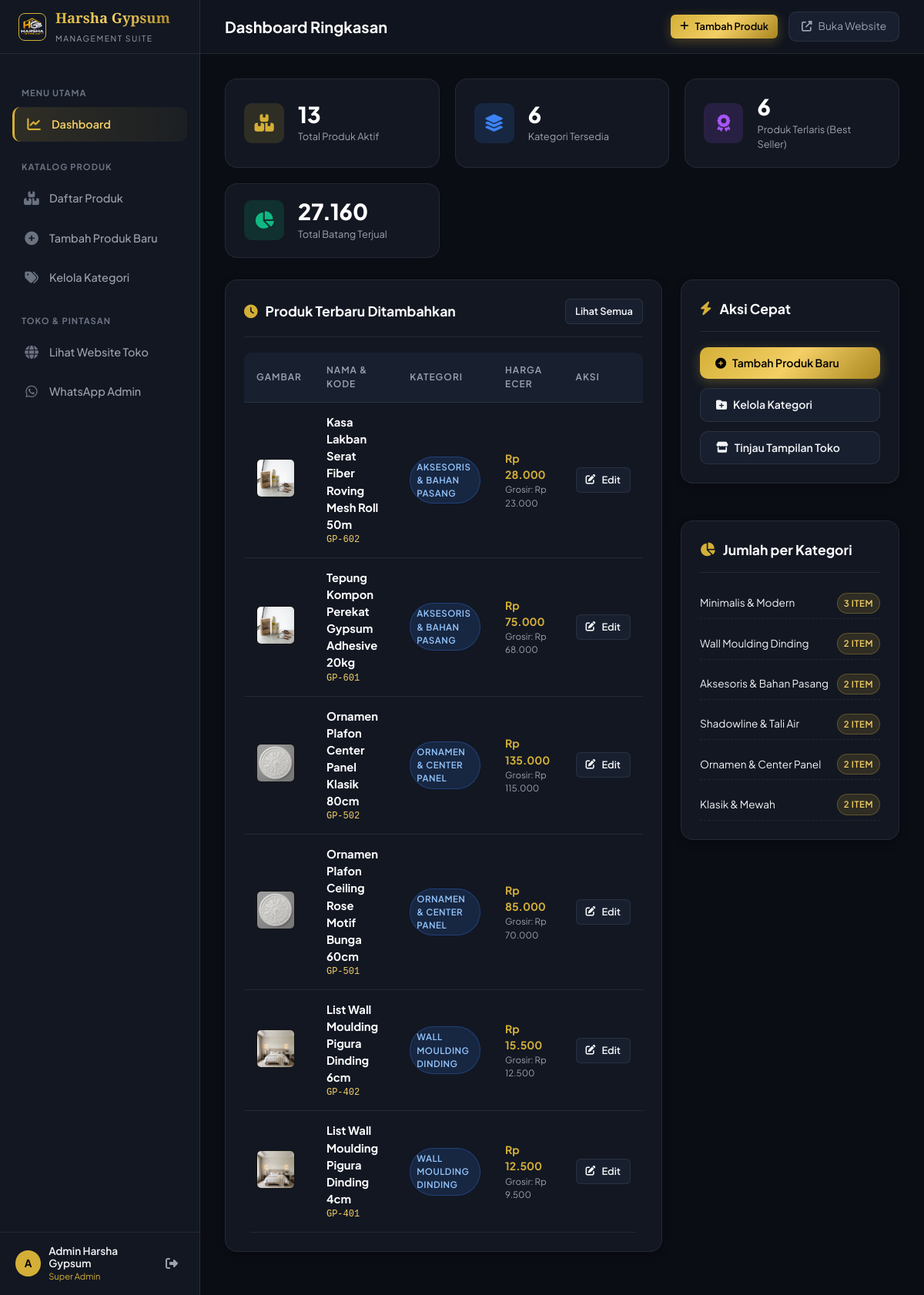
Page /admin/dashboard.php (signed in) on the committed database.
### tables this page shows
CREATE TABLE IF NOT EXISTS `products` (
  `id` INT AUTO_INCREMENT PRIMARY KEY,
  `code` VARCHAR(50) NOT NULL,
  `name` VARCHAR(200) NOT NULL,
  `category_slug` VARCHAR(50) NOT NULL,
  `width` VARCHAR(50) DEFAULT '',
  `width_number` FLOAT DEFAULT 0,
  `length` VARCHAR(50) DEFAULT '',
  `length_meter` FLOAT DEFAULT 0,
  `price` DECIMAL(12, 2) NOT NULL DEFAULT 0,
  `price_bulk` DECIMAL(12, 2) NOT NULL DEFAULT 0,
  `min_bulk_qty` INT DEFAULT 10,
  `rating` FLOAT DEFAULT 5.0,
  `sold` INT DEFAULT 0,
  `is_popular` TINYINT(1) DEFAULT 0,
  `is_best_seller` TINYINT(1) DEFAULT 0,
  `image` VARCHAR(255) NOT NULL,
  `description` TEXT,
  `specs` JSON,
  `is_active` TINYINT(1) DEFAULT 1,
  `created_at` TIMESTAMP DEFAULT CURRENT_TIMESTAMP,
  `updated_at` TIMESTAMP DEFAULT CURRENT_TIMESTAMP ON UPDATE CURRENT_TIMESTAMP,
  INDEX (`category_slug`),
  INDEX (`is_active`),
  INDEX (`is_best_seller`)
);

CREATE TABLE IF NOT EXISTS `categories` (
  `id` INT AUTO_INCREMENT PRIMARY KEY,
  `slug` VARCHAR(50) NOT NULL UNIQUE,
  `name` VARCHAR(100) NOT NULL,
  `icon` VARCHAR(50) DEFAULT 'fas fa-th-large',
  `description` TEXT,
  `display_order` INT DEFAULT 0,
  `created_at` TIMESTAMP DEFAULT CURRENT_TIMESTAMP
);

### admin/dashboard.php (the view)
<?php
require_once __DIR__ . '/layout.php';
$pdo = getDbConnection();
$totalProducts = (int)$pdo->query("SELECT COUNT(*) FROM products WHERE is_active = 1")->fetchColumn();
$totalCategories = (int)$pdo->query("SELECT COUNT(*) FROM categories")->fetchColumn();
$totalBestSellers = (int)$pdo->query("SELECT COUNT(*) FROM products WHERE is_best_seller = 1 AND is_active = 1")->fetchColumn();
$totalSold = (int)$pdo->query("SELECT SUM(sold) FROM products")->fetchColumn();
$recentStmt = $pdo->query("
    SELECT p.*, c.name as category_name
    FROM products p
    LEFT JOIN categories c ON p.category_slug = c.slug
    ORDER BY p.id DESC
    LIMIT 6
");
$recentProducts = $recentStmt->fetchAll();
$catStmt = $pdo->query("
    SELECT c.name, COUNT(p.id) as count
    FROM categories c
    LEFT JOIN products p ON c.slug = p.category_slug
    GROUP BY c.id
    ORDER BY count DESC
");
$catStats = $catStmt->fetchAll();
renderAdminHeader('Dashboard Ringkasan', 'dashboard');
?>
<div class="stat-grid">
  <div class="stat-card">
    <div class="stat-icon gold">
      <i class="fas fa-boxes-stacked"></i>
    </div>
    <div>
      <div class="stat-number"><?= $totalProducts ?></div>
      <div class="stat-label">Total Produk Aktif</div>
    </div>
  </div>
  <div class="stat-card">
    <div class="stat-icon blue">
      <i class="fas fa-layer-group"></i>
    </div>
    <div>
      <div class="stat-number"><?= $totalCategories ?></div>
      <div class="stat-label">Kategori Tersedia</div>
    </div>
  </div>
  <div class="stat-card">
    <div class="stat-icon purple">
      <i class="fas fa-award"></i>
    </div>
    <div>
      <div class="stat-number"><?= $totalBestSellers ?></div>
      <div class="stat-label">Produk Terlaris (Best Seller)</div>
    </div>
  </div>
  <div class="stat-card">
    <div class="stat-icon green">
      <i class="fas fa-chart-pie"></i>
    </div>
    <div>
      <div class="stat-number"><?= number_format($totalSold, 0, ',', '.') ?></div>
      <div class="stat-label">Total Batang Terjual</div>
    </div>
  </div>
</div>
<div style="display: grid; grid-template-columns: 2fr 1fr; gap: 24px;">
  <div class="card">
    <div class="card-header">
      <h3 class="card-title"><i class="fas fa-clock"></i> Produk Terbaru Ditambahkan</h3>
      <a href="products.php" class="btn btn-secondary btn-sm">Lihat Semua</a>
    </div>
    <div class="table-responsive">
      <table class="table">
        <thead>
          <tr>
            <th>Gambar</th>
            <th>Nama & Kode</th>
            <th>Kategori</th>
            <th>Harga Ecer</th>
            <th>Aksi</th>
          </tr>
        </thead>
        <tbody>
          <?php if (empty($recentProducts)): ?>
            <tr>
              <td colspan="5" style="text-align: center; color: var(--text-muted); padding: 30px;">
                Belum ada produk tersimpan di database.
              </td>
            </tr>
          <?php else: ?>
            <?php foreach ($recentProducts as $prod): ?>
              <tr>
                <td>
                  <img src="../<?= htmlspecialchars($prod['image']) ?>" alt="<?= htmlspecialchars($prod['name']) ?>" class="table-img" onerror="this.src='../assets/images/list-minimalis.jpg'">
                </td>
                <td>
                  <strong style="color: #fff; font-size: 0.92rem;"><?= htmlspecialchars($prod['name']) ?></strong>
                  <div style="font-size: 0.75rem; color: var(--gold-light); font-family: monospace;"><?= htmlspecialchars($prod['code']) ?></div>
                </td>
                <td>
                  <span class="badge badge-cat"><?= htmlspecialchars($prod['category_name'] ?? $prod['category_slug']) ?></span>
                </td>
                <td>
                  <span style="color: var(--gold-primary); font-weight: 700;">Rp <?= number_format($prod['price'], 0, ',', '.') ?></span>
                  <div style="font-size: 0.72rem; color: var(--text-muted);">Grosir: Rp <?= number_format($prod['price_bulk'], 0, ',', '.') ?></div>
                </td>
                <td>
                  <a href="product-edit.php?id=<?= $prod['id'] ?>" class="btn btn-secondary btn-sm" title="Edit Produk">
                    <i class="fas fa-edit"></i> Edit
                  </a>
                </td>
              </tr>
            <?php endforeach; ?>
          <?php endif; ?>
        </tbody>
      </table>
    </div>
  </div>
  <div style="display: flex; flex-direction: column; gap: 24px;">
    <div class="card">
      <div class="card-header">
        <h3 class="card-title"><i class="fas fa-bolt"></i> Aksi Cepat</h3>
      </div>
      <div style="display: flex; flex-direction: column; gap: 12px;">
        <a href="product-edit.php" class="btn btn-primary" style="width: 100%; justify-content: flex-start;">
          <i class="fas fa-plus-circle"></i> Tambah Produk Baru
        </a>
        <a href="categories.php" class="btn btn-secondary" style="width: 100%; justify-content: flex-start;">
          <i class="fas fa-folder-plus"></i> Kelola Kategori
        </a>
        <a href="../index.html" target="_blank" class="btn btn-secondary" style="width: 100%; justify-content: flex-start;">
          <i class="fas fa-store"></i> Tinjau Tampilan Toko
        </a>
      </div>
    </div>
    <div class="card">
      <div class="card-header">
        <h3 class="card-title"><i class="fas fa-chart-pie"></i> Jumlah per Kategori</h3>
      </div>
      <div style="display: flex; flex-direction: column; gap: 12px;">
        <?php foreach ($catStats as $cs): ?>
          <div style="display: flex; justify-content: space-between; align-items: center; padding: 6px 0; border-bottom: 1px dashed var(--border-color-light);">
            <span style="font-size: 0.85rem; color: var(--text-main);"><?= htmlspecialchars($cs['name']) ?></span>
            <span class="badge badge-gold"><?= $cs['count'] ?> Item</span>
          </div>
        <?php endforeach; ?>
      </div>
    </div>
  </div>
</div>
<?php renderAdminFooter(); ?>

### admin/layout.php (shortened to what this page needs)
<?php
function renderAdminHeader($pageTitle, $activeNav = 'dashboard') {
    $adminName = $_SESSION['admin_name'] ?? 'Admin Harsha';
    ?>
    <!DOCTYPE html>
    <html lang="id">
    <head>
      <link rel="stylesheet" href="https://cdnjs.cloudflare.com/ajax/libs/font-awesome/6.5.1/css/all.min.css">
      <link rel="stylesheet" href="style.css">
    </head>
    <body>
      <div class="admin-wrapper">
        <aside class="admin-sidebar" id="adminSidebar">
          <div class="sidebar-header">
            <img src="../assets/images/logo.png" alt="Logo" class="sidebar-logo-img">
            <div>
              <span class="sidebar-brand-name">Harsha Gypsum</span>
              <span class="sidebar-brand-sub">Management Suite</span>
            </div>
          </div>
          <nav class="sidebar-nav">
            <span class="nav-label">Menu Utama</span>
            <a href="dashboard.php" class="nav-item <?= $activeNav === 'dashboard' ? 'active' : '' ?>">
              <i class="fas fa-chart-line"></i>
              <span>Dashboard</span>
            </a>
            <span class="nav-label">Katalog Produk</span>
            <a href="products.php" class="nav-item <?= $activeNav === 'products' ? 'active' : '' ?>">
              <i class="fas fa-boxes-stacked"></i>
              <span>Daftar Produk</span>
            </a>
            <a href="product-edit.php" class="nav-item <?= $activeNav === 'product-new' ? 'active' : '' ?>">
              <i class="fas fa-plus-circle"></i>
              <span>Tambah Produk Baru</span>
            </a>
            <a href="categories.php" class="nav-item <?= $activeNav === 'categories' ? 'active' : '' ?>">
              <i class="fas fa-tags"></i>
              <span>Kelola Kategori</span>
            </a>
            <span class="nav-label">Toko & Pintasan</span>
            <a href="../index.html" target="_blank" class="nav-item">
              <i class="fas fa-globe"></i>
              <span>Lihat Website Toko</span>
            </a>
            <a href="https://wa.me/6287775600462" target="_blank" class="nav-item">
              <i class="fab fa-whatsapp"></i>
              <span>WhatsApp Admin</span>
            </a>
          </nav>
          <div class="sidebar-footer">
            <div class="admin-user-info">
              <div class="admin-avatar">
                <?= strtoupper(substr($adminName, 0, 1)) ?>
              </div>
              <div>
                <div class="admin-name"><?= htmlspecialchars($adminName) ?></div>
                <div class="admin-role">Super Admin</div>
              </div>
            </div>
            <a href="logout.php" class="logout-btn" title="Keluar / Logout" onclick="return confirm('Apakah Anda yakin ingin keluar?')">
              <i class="fas fa-sign-out-alt"></i>
            </a>
          </div>
        </aside>
        <main class="admin-main">
          <header class="admin-topbar">
            <div class="topbar-left">
              <h2 class="page-title"><?= htmlspecialchars($pageTitle) ?></h2>
            </div>
            <div class="topbar-right">
              <a href="product-edit.php" class="btn btn-primary btn-sm">
                <i class="fas fa-plus"></i> Tambah Produk
              </a>
              <a href="../index.html" target="_blank" class="btn-view-site">
                <i class="fas fa-external-link-alt"></i> Buka Website
              </a>
            </div>
          </header>
          <div class="admin-content">
    <?php
}
function renderAdminFooter() {
    ?>
          </div>
        </main>
      </div>
    </body>
    </html>
    <?php
}

### rows in the picture
products: image (picture), name "Kasa Lakban Serat Fiber Roving Mesh Roll 50m", code "GP-602", categories.name "AKSESORIS & BAHAN PASANG", price "28.000", price_bulk "23.000"
products: image (picture), name "Tepung Kompon Perekat Gypsum Adhesive 20kg", code "GP-601", categories.name "AKSESORIS & BAHAN PASANG", price "75.000", price_bulk "68.000"
products: image (picture), name "Ornamen Plafon Center Panel Klasik 80cm", code "GP-502", categories.name "ORNAMEN & CENTER PANEL", price "135.000", price_bulk "115.000"
products: image (picture), name "Ornamen Plafon Ceiling Rose Motif Bunga 60cm", code "GP-501", categories.name "ORNAMEN & CENTER PANEL", price "85.000", price_bulk "70.000"
products: image (picture), name "List Wall Moulding Pigura Dinding 6cm", code "GP-402", categories.name "WALL MOULDING DINDING", price "15.500", price_bulk "12.500"
products: image (picture), name "List Wall Moulding Pigura Dinding 4cm", code "GP-401", categories.name "WALL MOULDING DINDING", price "12.500", price_bulk "9.500"

### other values in the picture
substr($adminName, 0, 1) "A"
$adminName "Admin Harsha Gypsum"
$pageTitle "Dashboard Ringkasan"
$totalProducts "13"
$totalCategories "6"
$totalBestSellers "6"
$totalSold "27.160"
$cs['name'] "Minimalis & Modern"
$cs['count'] "3"
$cs['name'] "Wall Moulding Dinding"
$cs['count'] "2"
$cs['name'] "Aksesoris & Bahan Pasang"
$cs['name'] "Shadowline & Tali Air"
$cs['name'] "Ornamen & Center Panel"
$cs['name'] "Klasik & Mewah"
